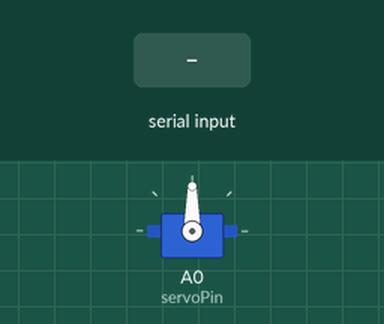
A sketch run on a simulated Arduino Uno, built with avr-gcc and run on an emulated ATmega328P. Parts: servo. The test bench sets the inputs (shaded band).

Above: at 1.2 s.
1.3 s: "D90\n" received over Serial
At 2.8 s:
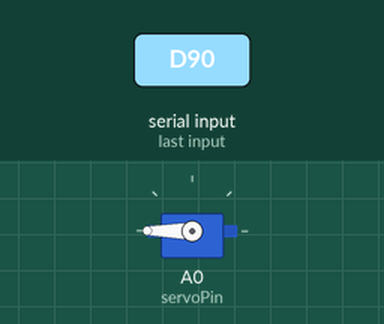
3.7 s: "I90\n" received over Serial
At 6.4 s:
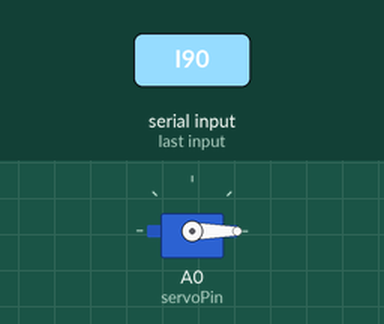
6.7 s: "D,45\n" received over Serial
At 7.15 s:
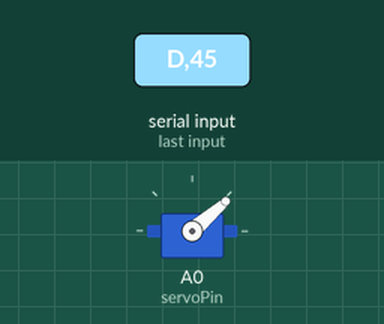
9.7 s: "I,45\n" received over Serial
At 9.85 s:
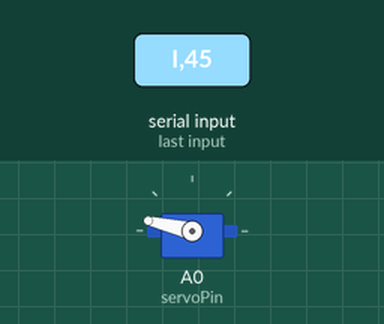
12.7 s: "G90\n" received over Serial
At 13.45 s:
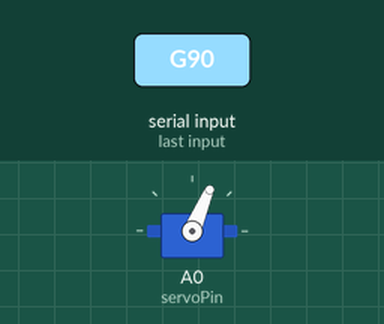
Timing chart, 0 to 15.7 s (numbered marks = the images above; inputs shaded):
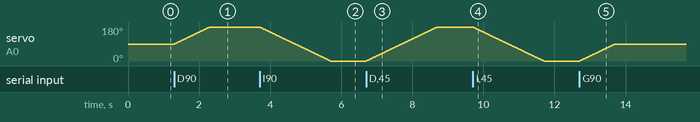

The sketch:

Pservo.ino
```cpp
#include <Servo.h>

Servo myServo;  // Crea un objeto de tipo Servo

int servoPin = A0;  // Pin al que está conectado el servo
int angle = 90;     // Ángulo inicial del servo
int speed = 50;     // Velocidad inicial (0 a 100)

void setup() {
  Serial.begin(9600);  // Inicia la comunicación serial a 9600 baudios
  myServo.attach(servoPin);  // Asigna el pin al servo
  myServo.write(angle);  // Establece el ángulo inicial
}

void loop() {
  if (Serial.available() > 0) {
    char command = Serial.read();  // Lee el comando desde la comunicación serial

    // Si se recibe la letra 'D', gira el servo a la derecha
    if (command == 'D') {
      int targetAngle = angle + 180;  // Incrementa el ángulo
      if (targetAngle > 180) targetAngle = 180;  // Limita el ángulo máximo
      moveServo(targetAngle);
      angle = targetAngle;
    }
    // Si se recibe la letra 'I', gira el servo a la izquierda
    else if (command == 'I') {
      int targetAngle = angle - 180;  // Decrementa el ángulo
      if (targetAngle < 0) targetAngle = 0;  // Limita el ángulo mínimo
      moveServo(targetAngle);
      angle = targetAngle;
    }
    // Si se recibe la letra 'V', el siguiente valor es la velocidad
    else if (command == 'V') {
      while (Serial.available() == 0);  // Espera a que llegue el siguiente byte
      int newSpeed = Serial.parseInt();  // Lee el nuevo valor de velocidad
      if (newSpeed >= 0 && newSpeed <= 100) {
        speed = newSpeed;  // Asigna la nueva velocidad
      }
    }
    // Si se recibe la letra 'G', el siguiente valor es el ángulo
    else if (command == 'G') {
      while (Serial.available() == 0);  // Espera a que llegue el siguiente byte
      int newAngle = Serial.parseInt();  // Lee el nuevo valor del ángulo
      if (newAngle >= 0 && newAngle <= 180) {
        moveServo(newAngle);
        angle = newAngle;
      }
    }
  }
}

void moveServo(int targetAngle) {
  int currentAngle = myServo.read();  // Lee el ángulo actual del servo
  int step = (targetAngle > currentAngle) ? 1 : -1;  // Determina la dirección del movimiento

  while (currentAngle != targetAngle) {
    currentAngle += step;  // Ajusta el ángulo actual en pequeños pasos
    myServo.write(currentAngle);  // Envía el ángulo al servo
    delay(map(speed, 0, 100, 20, 1));  // Ajusta el delay según la velocidad
  }
}
```

Measured:
- after the input at 1.3 s, servo on A0 (servoPin): moves from 90° to 180° over 0.99 s, starting at once
- after the input at 3.7 s, servo on A0 (servoPin): moves from 180° to 0° over 2.0 s, starting at once
- after the input at 6.7 s, servo on A0 (servoPin): moves from 0° to 180° over 2.0 s, starting at once
- after the input at 9.7 s, servo on A0 (servoPin): moves from 180° to 0° over 2.0 s, starting at once
- after the input at 12.7 s, servo on A0 (servoPin): moves from 0° to 90° over 0.99 s, starting at once
